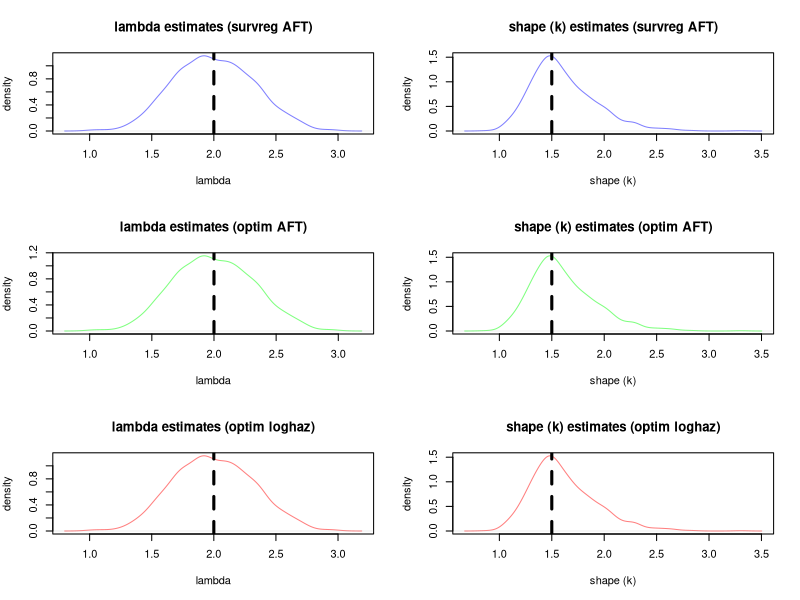

Write R code to recreate this figure.
# -----------------------------------------------------
# Exploring the relationship between Weibull AFT and log-hazard models:
# -----------------------------------------------------
#
# **Weibull AFT Model:**
# The AFT (Accelerated Failure Time) model is about directly modeling the 
# survival time. Here, we assume that the survival times follow a Weibull 
# distribution and we model the **time-to-event** directly.
#
# The AFT model works by transforming the survival times, typically by taking 
# the logarithm, and fitting the following relationship:
# 
#   log(T) = X * beta + epsilon
#
# Here, **T** is the time-to-event, **X** is the covariate matrix (which we’re 
# ignoring in this case), **beta** is the regression coefficient (effect of 
# covariates), and **epsilon** is the error term. 
#
# For the Weibull distribution, the survival function is:
# 
#   S(t) = exp(-(t / lambda)^k)
#
# The **scale parameter (lambda)** controls the time scale, while the **shape 
# parameter (k)** determines the rate of failure—whether events are more likely 
# to happen earlier or later in time.
#
# So, the AFT model estimates these two parameters **k** and **lambda** directly 
# by fitting the data to the Weibull distribution.

# **Log-Hazard Model:**
# The log-hazard model is a bit more indirect. Instead of modeling the survival 
# time directly, this model focuses on the **hazard function**—the rate of failure 
# at a given point in time. We can derive the log-hazard function for a Weibull 
# distribution from the following hazard and cumulative hazard functions:
#
#   h(t) = (k / lambda) * (t / lambda)^(k - 1)
#   H(t) = (t / lambda)^k
#
# The log of the hazard function gives us:
#
#   log(h(t)) = log(k) - log(lambda) + (k - 1) * log(t)
#
# In this model, we’re directly working with the **log(hazard)** as a linear function 
# of **log(t)**, where **log(k)** represents the intercept and **(k-1)** is the 
# coefficient (slope). So, here **k** is derived from the slope, and **lambda** 
# is tied to the intercept.
#
# **Key Difference:**
# The AFT and log-hazard models are estimating the same **underlying Weibull distribution** 
# but approach the data differently. The AFT model focuses on modeling the **time-to-event** 
# directly, whereas the log-hazard model focuses on the **failure rate** (hazard) over time.
#
# In short: AFT = "How long until the event?" while log-hazard = "How likely is the event 
# at this point in time?"

# To prove this, this script simulates weibull data, estimates it using 
# survreg, a custom optim function specifying an AFT weibull, and a custom
# optim function specifying a log hazard weibull. I then transform (i.e., use math)
# to show that these all recover identical estimates of the underlying parameters of 
# interest used to simulate data

#----------------------
# simulate Weibull data and compare accelerated failure time models 
# (i.e., survreg, optim) vs. a log-hazard model
set.seed(1)
library(survival)

# --- settings ---
add_censoring <- FALSE # set to TRUE to deal with nightmare of censoring
n_simulations <- 1000 # number of simulations
n <- 20 # large sample size per simulation
true_k <- 1.5 # true shape parameter
true_lambda <- 2 # true scale parameter

# storage for results
lambda_values_surv <- numeric(n_simulations)
lambda_values_opt <- numeric(n_simulations)
lambda_values_loghaz <- numeric(n_simulations)
k_values_surv <- numeric(n_simulations)
k_values_opt <- numeric(n_simulations)
k_values_loghaz <- numeric(n_simulations)

# --- define likelihood functions outside the simulation loop ---

# survreg AFT Weibull fit
fit_surv <- function(tte, status) {
  fit <- survreg(Surv(tte, status) ~ 1, dist = "weibull")
  mu <- coef(fit) # survreg returns -log(lambda)
  sigma <- fit$scale # sigma = 1/k
  k <- 1 / sigma
  lambda <- exp(mu) # correct transformation for scale (lambda)
  return(c(k, lambda))
}

# custom AFT Weibull likelihood with censoring
nll_weibull_aft <- function(par, t, d) {
  mu <- par[1]
  logsigma <- par[2]
  sigma <- exp(logsigma)
  k <- 1 / sigma
  lambda <- exp(mu)
  logh <- log(k) + k * log(lambda) + (k - 1) * log(t)
  H <- (lambda * t)^k
  ll <- d * logh - H
  return(-sum(ll)) # negative log-likelihood
}

# log-hazard likelihood directly in log(k), log(lambda)
nll_loghaz <- function(par, t, d) {
  a <- par[1] # intercept
  b <- par[2] # slope
  logt <- log(t)
  eta <- a + b * logt
  h <- exp(eta)
  H <- exp(a) * t^(b + 1) / (b + 1)
  ll <- d * log(h) - H
  return(-sum(ll)) # negative log-likelihood
}

# --- simulation loop ---
for (i in 1:n_simulations) {
  # simulate weibull data
  tte <- rweibull(n, shape = true_k, scale = true_lambda)
  status <- rep(1, n) # no censoring in this case

  # --- optional censoring ---
  if (add_censoring) {
    censor_time <- quantile(tte, 0.7)
    status <- ifelse(tte <= censor_time, 1, 0)
    tte <- pmin(tte, censor_time)
  }

  # --- survreg AFT Weibull fit ---
  fit_surv_results <- fit_surv(tte, status)
  k_surv <- fit_surv_results[1]
  lambda_surv <- fit_surv_results[2]

  # --- custom AFT Weibull likelihood with censoring ---
  init <- c(log(lambda_surv), log(1 / k_surv)) # initial guesses
  fit_opt <- optim(init, nll_weibull_aft, t = tte, d = status, hessian = TRUE)
  mu_opt <- fit_opt$par[1]
  sigma_opt <- exp(fit_opt$par[2])
  k_opt <- 1 / sigma_opt
  lambda_opt <- exp(-mu_opt) # correct transformation for lambda

  # --- log-hazard likelihood directly in log(k), log(lambda) ---
  fit_loghaz <- optim(
    par = c(log(k_surv) - log(lambda_surv), k_surv - 1),
    fn = nll_loghaz,
    t = tte, d = status,
    hessian = TRUE
  )
  a_loghaz <- fit_loghaz$par[1]
  b_loghaz <- fit_loghaz$par[2]
  k_loghaz <- b_loghaz + 1
  lambda_loghaz <- exp((log(k_loghaz) - a_loghaz) / k_loghaz)

  # store results
  lambda_values_surv[i] <- lambda_surv
  lambda_values_opt[i] <- lambda_opt
  lambda_values_loghaz[i] <- lambda_loghaz
  k_values_surv[i] <- k_surv
  k_values_opt[i] <- k_opt
  k_values_loghaz[i] <- k_loghaz
}

# --- compare distributions of lambda and k ---
par(mfrow = c(3, 2), mar = c(5, 4, 4, 2))

# lambda comparison (survreg)
plot(density(lambda_values_surv),
  col = rgb(0, 0, 1, 0.5),
  main = "lambda estimates (survreg AFT)",
  xlab = "lambda", ylab = "density"
)
abline(v = true_lambda, col = "black", lty = 2, lwd = 3)

# shape (k) comparison (survreg)
plot(density(k_values_surv),
  col = rgb(0, 0, 1, 0.5),
  main = "shape (k) estimates (survreg AFT)",
  xlab = "shape (k)", ylab = "density"
)
abline(v = true_k, col = "black", lty = 2, lwd = 3)

# lambda comparison (optim)
plot(density(lambda_values_opt),
  col = rgb(0, 1, 0, 0.5),
  main = "lambda estimates (optim AFT)",
  xlab = "lambda", ylab = "density"
)
abline(v = true_lambda, col = "black", lty = 2, lwd = 3)

# shape (k) comparison (optim)
plot(density(k_values_opt),
  col = rgb(0, 1, 0, 0.5),
  main = "shape (k) estimates (optim AFT)",
  xlab = "shape (k)", ylab = "density"
)
abline(v = true_k, col = "black", lty = 2, lwd = 3)

# lambda comparison (loghaz)
plot(density(lambda_values_loghaz),
  col = rgb(1, 0, 0, 0.5),
  main = "lambda estimates (optim loghaz)",
  xlab = "lambda", ylab = "density"
)
abline(v = true_lambda, col = "black", lty = 2, lwd = 3)

# shape (k) comparison (loghaz)
plot(density(k_values_loghaz),
  col = rgb(1, 0, 0, 0.5),
  main = "shape (k) estimates (optim loghaz)",
  xlab = "shape (k)", ylab = "density"
)
abline(v = true_k, col = "black", lty = 2, lwd = 3)
